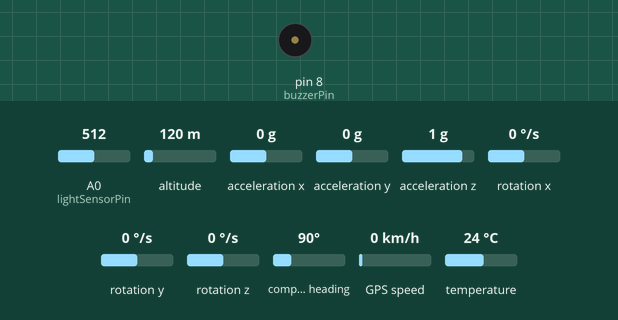
Recording of a sketch running on a simulated Arduino Uno, built with avr-gcc and run on an emulated ATmega328P. On the bench: buzzer (waves = sounding, pin HIGH). The test bench sets the inputs (shaded band); at power-on: acceleration z 1 g, A0 (lightSensorPin) = 512, altitude 120 m, acceleration x 0 g, acceleration y 0 g, rotation x 0 °/s, rotation y 0 °/s, rotation z 0 °/s, compass heading 90°, GPS speed 0 km/h, temperature 24 °C. The GPS gets a fix after 3 s at 37.7749, -122.4194 with 8 satellites; the modem accepts every AT command (registered, SIM ready, sends succeed) and sends nothing else; what the sketch prints to the serial monitor is not drawn.

Above: at 1.3 s.
1.4 s: acceleration z set to 0.3 g
5.0 s: acceleration z set to 0 g
6.5 s: A0 (lightSensorPin) set to 218
8.1 s: A0 (lightSensorPin) set to 181
At 9.6 s:
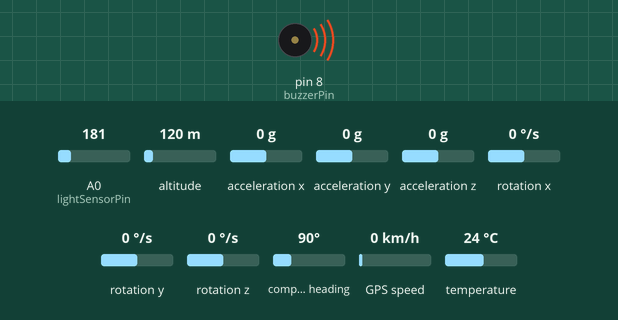
18.4 s: A0 (lightSensorPin) set to 190
Timing chart, 0 to 27.8 s (numbered marks = the images above; inputs shaded):
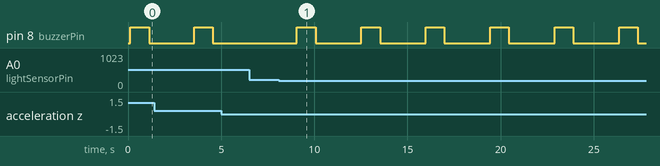

Measured:
- the behaviour switches between 200 and 199 on A0 (lightSensorPin) (found by bisection; images 0 and 1)
- after the input at 5.0 s, every drawn part: stays the same
- after the input at 6.5 s, every drawn part: stays the same
- after the input at 8.1 s, pin 8 (buzzerPin): alternates HIGH for 1.0 s and LOW for 2.5 s, starting after 0.97 s

The sketch:

women_safety_device.ino
```cpp
#include <SoftwareSerial.h>
#include <Wire.h>
#include <Adafruit_MPU6050.h>
#include <Adafruit_Sensor.h>
#include <TinyGPS++.h>

// Pins
const int buzzerPin = 8;
const int lightSensorPin = A0;

// Thresholds
const int lightThreshold = 200;  // Adjust as per your environment
const float accelerationThreshold = 1.5;  // Change based on sensitivity

// GPS and GSM
SoftwareSerial gpsSerial(3, 4); // RX, TX
SoftwareSerial gsmSerial(5, 6); // RX, TX
TinyGPSPlus gps;

Adafruit_MPU6050 mpu;

void setup() {
  Serial.begin(9600);
  gpsSerial.begin(9600);
  gsmSerial.begin(9600);

  pinMode(buzzerPin, OUTPUT);

  if (!mpu.begin()) {
    Serial.println("Failed to find MPU6050 chip");
    while (1) {
      delay(10);
    }
  }

  Serial.println("MPU6050 Found!");
  mpu.setAccelerometerRange(MPU6050_RANGE_8_G);
  mpu.setGyroRange(MPU6050_RANGE_500_DEG);
  mpu.setFilterBandwidth(MPU6050_BAND_21_HZ);

  // Initialize the GSM module (SIM900, etc.)
  gsmSerial.println("AT");
  delay(100);
}

void loop() {
  // Read accelerometer
  sensors_event_t a, g, temp;
  mpu.getEvent(&a, &g, &temp);
  float acceleration = sqrt(a.acceleration.x * a.acceleration.x + a.acceleration.y * a.acceleration.y + a.acceleration.z * a.acceleration.z);

  // Read light sensor
  int lightLevel = analogRead(lightSensorPin);

  // GPS data
  while (gpsSerial.available()) {
    gps.encode(gpsSerial.read());
  }

  if (acceleration > accelerationThreshold) {
    triggerAlert("Fall detected!");
  }

  if (lightLevel < lightThreshold) {
    triggerAlert("Low light detected!");
  }

  delay(1000);
}

void triggerAlert(String alertMessage) {
  // Activate buzzer
  digitalWrite(buzzerPin, HIGH);
  delay(1000);
  digitalWrite(buzzerPin, LOW);

  // Send alert via GSM
  if (gps.location.isValid()) {
    String message = alertMessage + " Location: http://maps.google.com/?q=" + String(gps.location.lat(), 6) + "," + String(gps.location.lng(), 6);
    sendSMS(message);
  } else {
    sendSMS(alertMessage + " Location not available.");
  }
}

void sendSMS(String message) {
  gsmSerial.println("AT+CMGF=1");  // Set SMS mode to text
  delay(100);
  gsmSerial.println("AT+CMGS=\"+1234567890\"");  // Replace with your phone number
  delay(100);
  gsmSerial.println(message);
  delay(100);
  gsmSerial.write(26);  // ASCII code of CTRL+Z to send SMS
  delay(1000);
}
```
